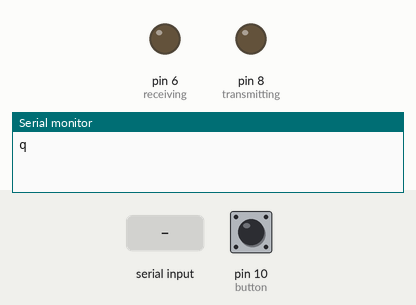
This sketch was run on a simulated Arduino Mega 2560, built with avr-gcc and run on an emulated ATmega2560. On the bench: output pins drawn as LEDs (lit = HIGH), the last lines printed to the serial monitor. Dashed ring = blinking. The test bench sets the inputs (shaded band); at power-on: pin 10 (button) LOW.

Above: at 1.7 s.
1.8 s: "1" received over the second serial link
At 2.2 s:
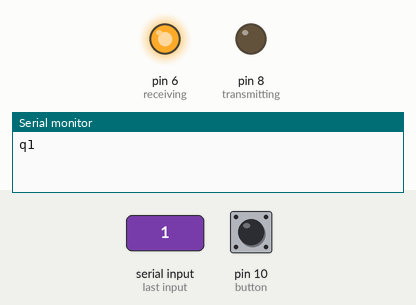
3.8 s: pin 10 (button) pulled HIGH for 1 s
At 4.2 s:
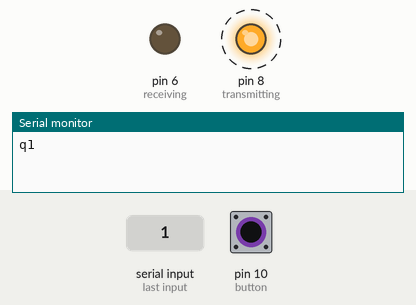
6.3 s: pin 10 (button) pulled HIGH for 3.2 s
At 10.9 s:
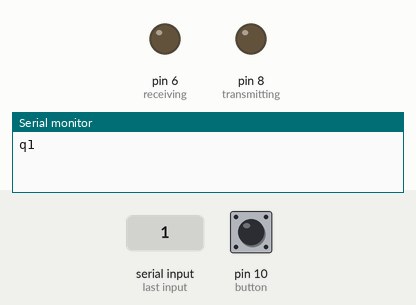
Timing chart, 0 to 12.4 s (numbered marks = the images above; inputs shaded):
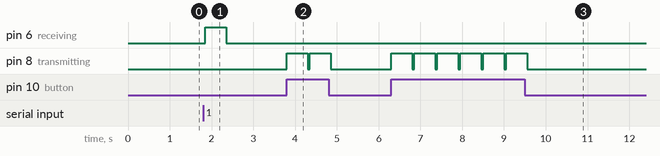

The sketch:

XBee_Communication.ino
```cpp
#define Rx 17 //DOUT to pin 17
#define Tx 16 //DIN to pin 16
const int button = 10;
const int transmitting = 8; //red
const int receiving = 6; //green

void setup() {
  // put your setup code here, to run once:
  pinMode(button, INPUT);
  pinMode(transmitting, OUTPUT);
  pinMode(receiving, OUTPUT);
  Serial.begin(9600);
  Serial2.begin(9600);
  delay(500);
  Serial.print('q');
}

void loop() {
  // put your main code here, to run repeatedly:
  int buttonState = digitalRead(button);
  if(buttonState == HIGH){
       digitalWrite(transmitting, HIGH);
       Serial2.print('n');
       delay(500);
       digitalWrite(transmitting, LOW);
  }

  if(Serial2.available()>0){
    digitalWrite(receiving,HIGH);
    Serial.print(char(Serial2.read()));
    delay(500);
    digitalWrite(receiving,LOW);
  }
  delay(50);
}
```

Measured:
- after the input at 1.8 s, pin 6 (receiving): LOW → HIGH after 0.05 s, → LOW 0.50 s later
- after the input at 3.8 s, pin 8 (transmitting): alternates HIGH for 0.50 s and LOW for 0.05 s, 4 changes in all, then stays LOW, starting at once
- after the input at 6.3 s, pin 8 (transmitting): alternates HIGH for 0.50 s and LOW for 0.05 s, 12 changes in all, then stays LOW, starting at once
